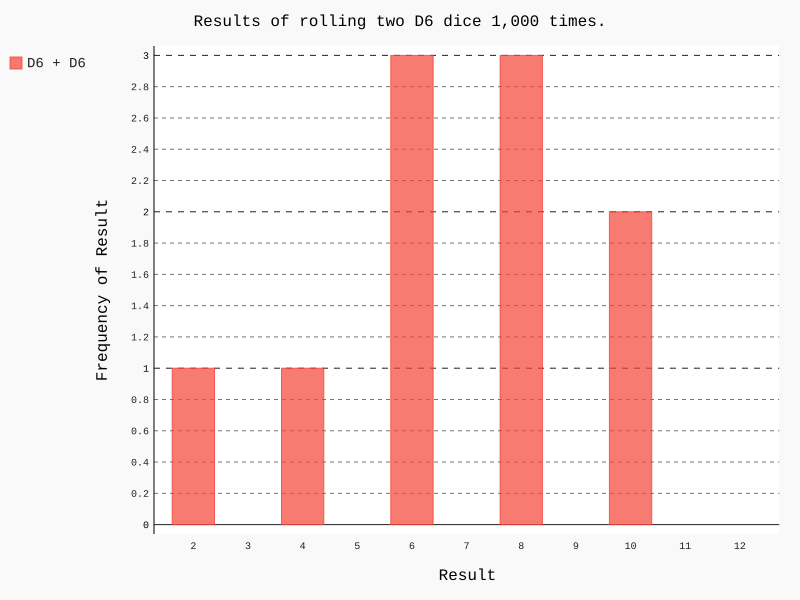

Here is the Python script that generated this plot:
import pygal

from die import Die

"""Create two D6 dice"""
die_1 = Die()
die_2 = Die()

"""Make some rolls, and store the results in a list"""
results = []

for roll_num in range(10):
    result = die_1.roll() + die_2.roll()
    results.append(result)

""" Analyze the results."""
frequencies = []
max_result = die_1.num_sides + die_2.num_sides

for value in range(2, max_result+1):
    frequency = results.count(value)
    frequencies.append(frequency)

"""Visualize the results"""
hist = pygal.Bar()

hist.title = "Results of rolling two D6 dice 1,000 times."
hist.x_labels = ['2', '3', '4', '5', '6', '7', '8', '9', '10', '11', '12']
hist.x_title = "Result"
hist.y_title = "Frequency of Result"

hist.add('D6 + D6', frequencies)
hist.render_to_file('dice_visual.svg')
